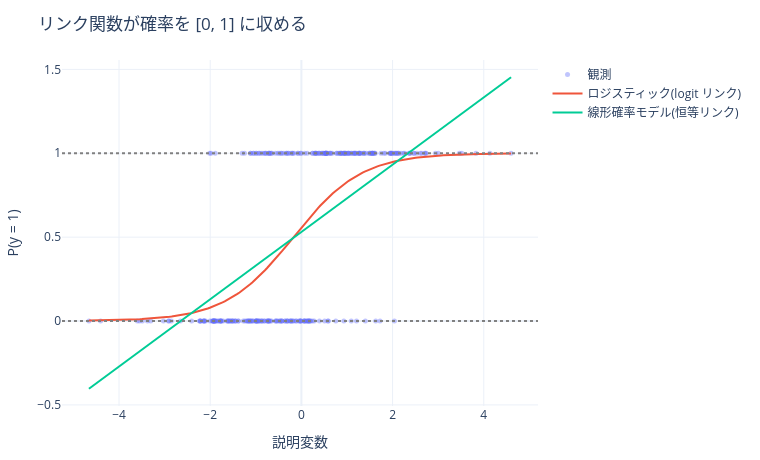

Notebook code for this chart:
### Markdown cell above
## 1. 線形回帰では足りない

応答が 0 か 1 のとき、$y = X\beta + \varepsilon$ を当てるとどうなるか。
当てはめ値は実数全体を動くので、**確率が 0 未満や 1 超になる**。

### Code cell
rng = np.random.default_rng(RANDOM_SEED)
n = 300
x = rng.normal(0, 1.5, n)
y = (rng.random(n) < 1 / (1 + np.exp(-(0.5 + 1.5 * x)))).astype(float)
plotting.link_function_fits(x, y, families=("binomial", "gaussian"))

### Figure 1 — Plotly figure (JSON) as saved in the notebook; plotly's stock layout.template omitted (floating-point values rounded to 4 significant figures; data arrays with more than 128 entries replaced by an {"elided": "..."} marker saying what was removed)
{"data": [{"marker": {"opacity": 0.4, "size": 5}, "mode": "markers", "name": "観測", "type": "scatter", "x": {"elided": "300 float values"}, "y": {"elided": "300 float values"}}, {"mode": "lines", "name": "ロジスティック(logit リンク)", "type": "scatter", "x": {"elided": "200 float values"}, "y": {"elided": "200 float values"}}, {"mode": "lines", "name": "線形確率モデル(恒等リンク)", "type": "scatter", "x": {"elided": "200 float values"}, "y": {"elided": "200 float values"}}], "layout": {"height": 460, "margin": {"b": 50, "l": 60, "r": 30, "t": 60}, "shapes": [{"line": {"color": "grey", "dash": "dot"}, "type": "line", "x0": 0, "x1": 1, "xref": "x domain", "y0": 0.0, "y1": 0.0, "yref": "y"}, {"line": {"color": "grey", "dash": "dot"}, "type": "line", "x0": 0, "x1": 1, "xref": "x domain", "y0": 1.0, "y1": 1.0, "yref": "y"}], "title": {"text": "リンク関数が確率を [0, 1] に収める"}, "width": 760, "xaxis": {"title": {"text": "説明変数"}}, "yaxis": {"title": {"text": "P(y = 1)"}}}}
